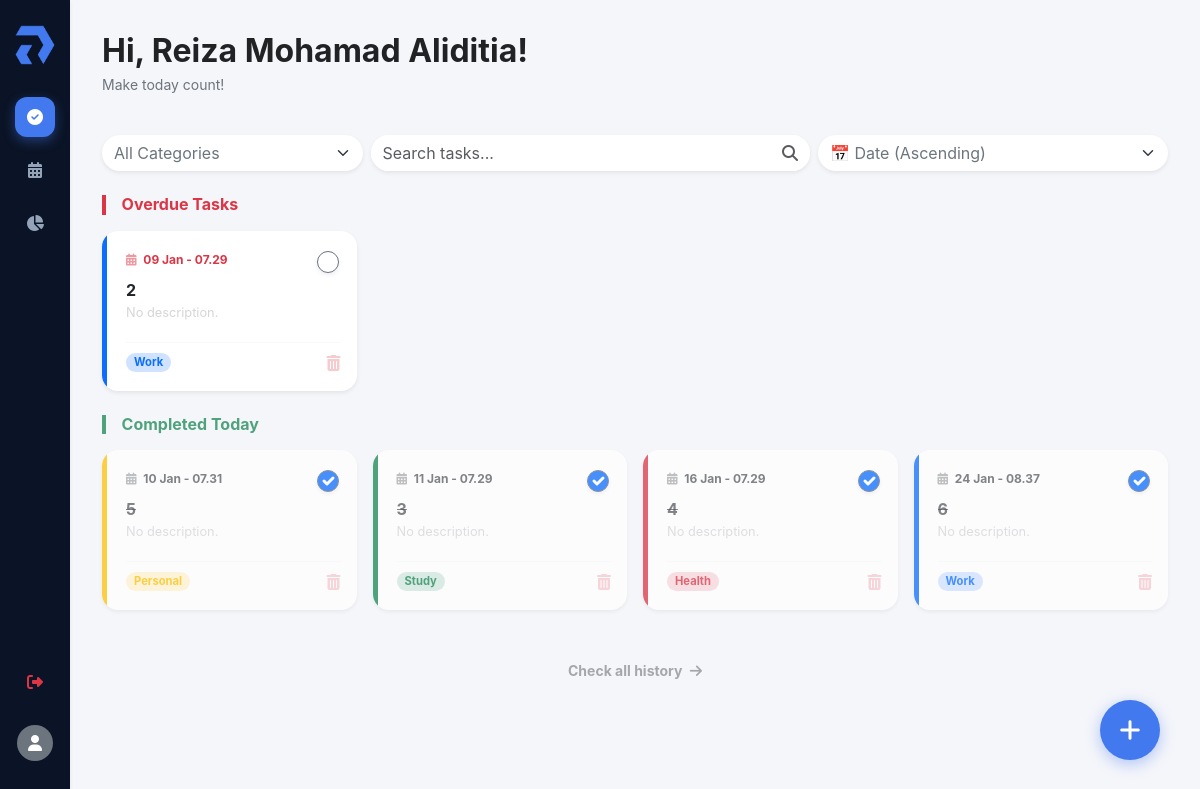
/runtut-web/tasks.php (signed in), run on the app's committed database.
### tables this page shows
CREATE TABLE `tasks` (
  `id` int NOT NULL,
  `user_id` int NOT NULL,
  `title` varchar(255) NOT NULL,
  `description` text,
  `category` enum('Work','Personal','Study','Health') DEFAULT 'Personal',
  `status` enum('pending','completed') DEFAULT 'pending',
  `due_date` datetime DEFAULT NULL,
  `completed_at` datetime DEFAULT NULL,
  `created_at` timestamp NULL DEFAULT CURRENT_TIMESTAMP
);

### runtut-web/views/partials/task_item.php (the view)
<?php
$catColor    = getCatColor($row['category']);
$isCompleted = ($row['status'] == 'completed');
$isOverdue   = ($row['due_date'] < date('Y-m-d') && !$isCompleted);
$borderStyle = "width: 5px; background-color: var(--bs-$catColor);";
$badgeClass  = "badge bg-{$catColor}-subtle text-{$catColor} rounded-pill px-2";
$titleClass  = $isCompleted ? 'text-decoration-line-through text-muted' : '';
$dateClass   = $isOverdue ? 'text-danger' : '';
$action      = $isCompleted ? 'uncomplete' : 'complete';
$tooltip     = $isCompleted ? 'Mark as Pending' : 'Mark as Done';
$checkedAttr = $isCompleted ? 'checked' : '';
$checkboxUrl = "actions/task_handler.php?action=$action&id={$row['id']}";
$dateDisplay = '<span class="opacity-50"><i class="fas fa-infinity me-1"></i> Anytime</span>';
if ($row['due_date']) {
    $formattedDate = date('d M - H.i', strtotime($row['due_date']));
    $dateDisplay   = "<span class='$dateClass'><i class='fas fa-calendar-alt me-1 opacity-50'></i> $formattedDate</span>";
}
$descText = !empty($row['description']) ? htmlspecialchars($row['description']) : '<span class="opacity-25">No description.</span>';
?>
<div class="col-md-6 col-lg-4 col-xl-3">
    <div class="card border-0 shadow-sm h-100 rounded-4 animate-hover position-relative overflow-hidden"
         style="transition: all 0.2s ease-in-out; min-height: 160px;">
        <div class="position-absolute start-0 top-0 bottom-0" style="<?php echo $borderStyle; ?>"></div>
        <div class="card-body p-3 ps-4 d-flex flex-column">
            <div class="d-flex justify-content-between align-items-start mb-2">
                <div class="text-muted small fw-bold pt-1" style="font-size: 0.75rem;">
                    <?php echo $dateDisplay; ?>
                </div>
                <div class="form-check m-0">
                    <input class="form-check-input rounded-circle shadow-sm" type="checkbox"
                        style="cursor: pointer; width: 1.4em; height: 1.4em; border-color: #6b7280;"
                        <?php echo $checkedAttr; ?>
                        onchange="window.location.href='<?php echo $checkboxUrl; ?>'"
                        data-bs-toggle="tooltip" title="<?php echo $tooltip; ?>">
                </div>
            </div>
            <div class="mb-3">
                <h6 class="fw-bold text-dark mb-1 text-truncate <?php echo $titleClass; ?>">
                    <?php echo htmlspecialchars($row['title']); ?>
                </h6>
                <p class="text-muted small mb-0" style="font-size: 0.8rem; line-height: 1.4; overflow: hidden; display: -webkit-box; -webkit-line-clamp: 2; -webkit-box-orient: vertical;">
                    <?php echo $descText; ?>
                </p>
            </div>
            <div class="d-flex justify-content-between align-items-center mt-auto pt-2 border-top border-light">
                <span class="<?php echo $badgeClass; ?>" style="font-size: 0.7rem;">
                    <?php echo $row['category']; ?>
                </span>
                <a href="actions/task_handler.php?action=delete&id=<?php echo $row['id']; ?>"
                   class="text-danger opacity-25 hover-opacity-100 transition-all btn-delete"
                   data-bs-toggle="tooltip" title="Delete Task">
                    <i class="fas fa-trash-alt"></i>
                </a>
            </div>
        </div>
    </div>
</div>

### runtut-web/includes/header.php (shortened to what this page needs)
<!doctype html>
<html lang="id">
<head>
    <link href="https://cdn.jsdelivr.net/npm/bootstrap@5.3.3/dist/css/bootstrap.min.css" rel="stylesheet">
    <link rel="stylesheet" href="https://cdnjs.cloudflare.com/ajax/libs/font-awesome/6.4.0/css/all.min.css">
    <link rel="stylesheet" href="assets/css/style.css">
</head>
<body>
    <div class="app-container">

### runtut-web/includes/sidebar.php
<aside class="sidebar shadow-sm">
    <div class="sidebar-logo">
<img src="../../runtut-web/assets/img/logo/icon.png" alt="Runtut Logo" class="img-fluid" style="max-height: 40px;">
    </div>
    <nav class="nav flex-column align-items-center w-100 flex-grow-1">
        <a href="tasks.php"
            class="nav-link main-menu-item <?= (basename($_SERVER['PHP_SELF']) == 'tasks.php') ? 'active' : '' ?>"
            data-bs-toggle="tooltip" data-bs-placement="right" data-bs-title="Tasks">
            <i class="fas fa-check-circle fs-6"></i>
        </a>
        <a href="calendar.php"
            class="nav-link main-menu-item <?= (basename($_SERVER['PHP_SELF']) == 'calendar.php') ? 'active' : '' ?>"
            data-bs-toggle="tooltip" data-bs-placement="right" data-bs-title="Calendar">
            <i class="fas fa-calendar-alt fs-6"></i>
        </a>
        <a href="progress.php"
            class="nav-link main-menu-item <?= (basename($_SERVER['PHP_SELF']) == 'progress.php') ? 'active' : '' ?>"
            data-bs-toggle="tooltip" data-bs-placement="right" data-bs-title="My Progress">
            <i class="fas fa-chart-pie fs-6"></i>
        </a>
    </nav>
    <div class="mt-auto w-100 d-flex flex-column align-items-center gap-2">
    <div class="mt-auto" data-bs-toggle="tooltip" data-bs-placement="right" title="Logout">
        <a href="actions/auth.php?action=logout" class="nav-link text-danger" data-bs-toggle="modal" data-bs-target="#logoutModal">
        <i class="fas fa-sign-out-alt fs-6"></i>
    </a>
</div>
        <div class="nav-link" style="cursor: default;" data-bs-toggle="tooltip" data-bs-placement="right" data-bs-title="User Profile">
            <div class="rounded-circle bg-secondary d-flex align-items-center justify-content-center text-white" style="width: 36px; height: 36px;">
                <i class="fas fa-user small fs-6"></i>
            </div>
        </div>
    </div>
</aside>

### runtut-web/tasks.php (shortened to what this page needs)
<?php
require 'config/database.php';
$user_id = $_SESSION['user_id'];
$full_name = $_SESSION['full_name'];
$search = isset($_GET['q']) ? mysqli_real_escape_string($conn, $_GET['q']) : '';
$sort   = isset($_GET['sort']) ? $_GET['sort'] : 'date_asc';
$query = "SELECT * FROM tasks
          WHERE user_id = '$user_id'
          AND (status = 'pending' OR (status = 'completed' AND DATE(completed_at) = CURDATE()))";
switch ($sort) {
    default:
        $query .= " ORDER BY due_date ASC";
}
$result = mysqli_query($conn, $query);
$overdue_tasks = [];
$today_tasks   = [];
$completed_tasks = [];
$today_date = date('Y-m-d');
while ($row = mysqli_fetch_assoc($result)) {
    if ($row['status'] == 'completed') {
        $completed_tasks[] = $row;
    } else {
        if (!empty($row['due_date']) && $row['due_date'] < $today_date) {
            $overdue_tasks[] = $row;
        } else {
            $today_tasks[] = $row;
        }
    }
}
function getCatColor($cat)
{
    switch ($cat) {
        case 'Work':
            return 'primary';
        case 'Personal':
            return 'warning';
        case 'Study':
            return 'success';
        case 'Health':
            return 'danger';
    }
}
include 'includes/header.php';
include 'includes/sidebar.php';
?>
<main class="main-content">
    <div class="container-fluid p-0">
        <div class="d-flex justify-content-between align-items-center mb-4">
            <div>
                <h2 class="fw-bold mb-1">Hi, <?= htmlspecialchars($full_name) ?>!</h2>
                <p class="text-secondary small">Make today count!</p>
            </div>
        </div>
        <form action="" method="GET" class="row g-2 mb-4">
            <div class="col-md-3">
                <select name="cat" class="form-select border-0 shadow-sm rounded-pill text-secondary" onchange="this.form.submit()">
                    <option value="All">All Categories</option>
                </select>
            </div>
            <div class="col-md-5">
                <div class="input-group shadow-sm border-0 rounded-pill overflow-hidden bg-white">
                    <input type="text" name="q" class="form-control border-0 shadow-none" placeholder="Search tasks..." value="<?= htmlspecialchars($search) ?>">
                    <span class="input-group-text bg-white border-0 ps-3"><i class="fas fa-search text-muted"></i></span>
                </div>
            </div>
            <div class="col-md-4">
                <select name="sort" class="form-select border-0 shadow-sm rounded-pill text-secondary" onchange="this.form.submit()">
                    <option value="date_asc" <?= $sort == 'date_asc' ? 'selected' : '' ?>>📅 Date (Ascending)</option>
                </select>
            </div>
        </form>
        <div class="vstack gap-4">
            <?php if (!empty($overdue_tasks)): ?>
                <div>
                    <h6 class="fw-bold text-danger mb-3 ps-2 border-start border-4 border-danger">&nbsp; Overdue Tasks</h6>
                    <div class="row g-3"> <?php foreach ($overdue_tasks as $row): ?>
                            <?php include 'views/partials/task_item.php'; ?>
                        <?php endforeach; ?>
                    </div>
                </div>
            <?php endif; ?>
            <?php if (!empty($completed_tasks)): ?>
                <div>
                    <h6 class="fw-bold text-success mb-3 ps-2 border-start border-4 border-success opacity-75">&nbsp; Completed Today</h6>
                    <div class="row g-3 opacity-75"> <?php foreach ($completed_tasks as $row): ?>
                            <?php include 'views/partials/task_item.php'; ?>
                        <?php endforeach; ?>
                    </div>
                </div>
            <?php endif; ?>
        </div>
        <div class="text-center mt-5 mb-5">
            <a href="history.php" class="text-decoration-none text-muted small opacity-50 fw-bold">
                Check all history <i class="fas fa-arrow-right ms-1"></i>
            </a>
        </div>
    </div>
    <button class="btn-fab" title="Add Task" data-bs-toggle="modal" data-bs-target="#addTaskModal">
        <i class="fas fa-plus"></i>
    </button>
</main>
<?php
include 'includes/footer.php';
?>

### runtut-web/includes/footer.php (shortened to what this page needs)
</div>
</body>
</html>

### runtut-web/assets/css/style.css (style rules this page uses)
:root { --primary-color: #4379ee; --sidebar-bg: #0b1426; --body-bg: #f5f6fa; --card-bg: #ffffff; --text-main: #202224; --text-secondary: #6b7280; }
body { background-color: var(--body-bg); color: var(--text-main); font-family: Montserrat, -apple-system, "Segoe UI", Roboto, "Helvetica Neue", Arial, sans-serif; }
* { box-sizing: border-box; }
a { text-decoration: none; }
.app-container { display: grid; grid-template-columns: 70px 1fr; min-height: 100vh; }
.sidebar { background-color: var(--sidebar-bg); color: #fff; height: 100vh; position: sticky; top: 0; padding: 1.5rem 0; display: flex; flex-direction: column; align-items: center; z-index: 1000; }
.nav-link { width: 40px; height: 40px; display: flex; justify-content: center; align-items: center; margin-bottom: 0.8rem; border-radius: 12px; color: #94a3b8; transition: all 0.3s ease; border: none; }
.nav-link i { font-size: 1.3rem; }
.main-menu-item.active { background-color: var(--primary-color); color: white; box-shadow: 0 4px 12px rgba(67, 121, 238, 0.4); }
.sidebar-logo { font-size: 1.6rem; color: white; margin-bottom: 2rem; width: auto; height: auto; background: none !important; }
.main-content { background-color: var(--body-bg); padding: 2rem; overflow-x: hidden; }
.btn-fab { position: fixed; bottom: 40px; right: 40px; width: 60px; height: 60px; border-radius: 50%; background-color: var(--primary-color); color: white; border: none; display: flex; align-items: center; justify-content: center; font-size: 1.5rem; box-shadow: 0 4px 15px rgba(67, 121, 238, 0.4); transition: all 0.3s ease; z-index: 1050; }

### data on the page
tasks: due_date "09 Jan - 07.29", title "2", shows "No description.", category "Work"
tasks: due_date "10 Jan - 07.31", title "5", shows "No description.", category "Personal"
tasks: due_date "11 Jan - 07.29", title "3", shows "No description.", category "Study"
tasks: due_date "16 Jan - 07.29", title "4", shows "No description.", category "Health"
tasks: due_date "24 Jan - 08.37", title "6", shows "No description.", category "Work"

### other printed values
$full_name "Reiza Mohamad Aliditia"
